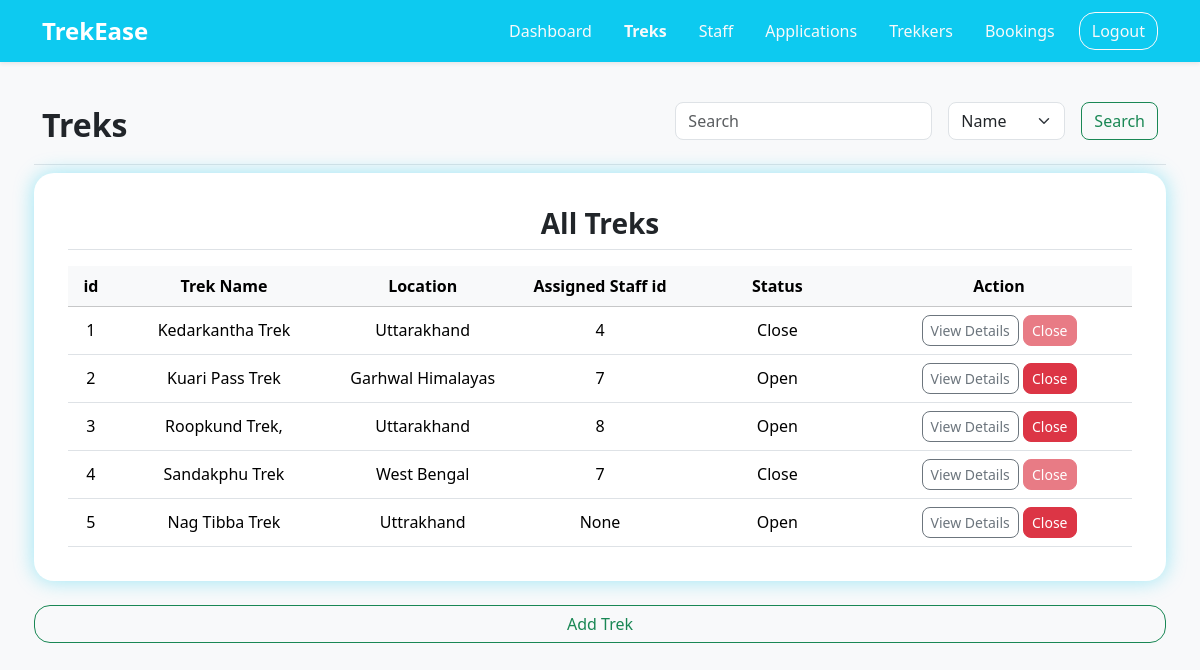
The page /treks on the database as committed earlier.
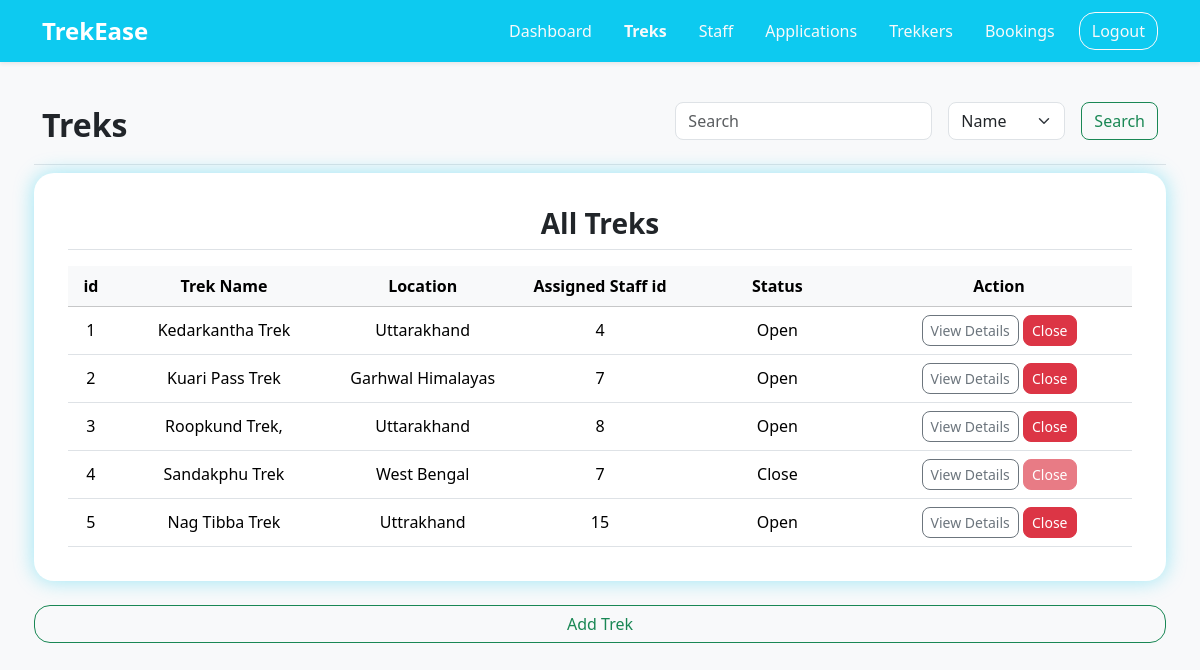
The same page on the database as committed later.
### application/models.py (models this page shows)
class Trek(db.Model):
    __tablename__ = "trek"
    id = db.Column(db.Integer(), primary_key=True)
    trek_name = db.Column(db.String(30), unique=True, nullable=False)
    location = db.Column(db.String(), nullable=False)
    difficulty = db.Column(db.String(), nullable=False)
    duration = db.Column(db.Integer(), nullable=False)
    available_slots = db.Column(db.Integer(), nullable=False)
    staff_id = db.Column(db.Integer(), db.ForeignKey("user.id"))
    status = db.Column(db.String(), default="Open", nullable=False)
    start_date = db.Column(db.Date, nullable=False)
    end_date = db.Column(db.Date, nullable=False)
    description = db.Column(db.Text)
    image = db.Column(db.String(), nullable=False)
    created_at = db.Column(db.Date, default=date.today, nullable=False)
    bookings = db.relationship("Booking", backref="trek")

### application/controllers.py (the view)
@app.route("/treks")
def treks():
    treks = Trek.query.all()
    return render_template("/admin/treks.html",treks=treks)

### templates/admin/treks.html (shortened to what the changed rows need)
<!DOCTYPE html>
<html lang="en">
<head>
    <link href="https://cdn.jsdelivr.net/npm/bootstrap@5.3.2/dist/css/bootstrap.min.css" rel="stylesheet">
    <link rel="stylesheet" href="/static/style.css">
</head>
<body class="d-flex flex-column min-vh-100 bg-light">
    <div class="container text-center">
        <div class="text-center mt-4">
            <div class="row my-4 g-3">
                <div class="mb-2 d-flex justify-content-between align-items-center w-100 border-bottom pb-2">
                    <h2 class="fw-semibold">Treks</h2>
                </div>
                <div class="admin-tables mb-2">
                    <table class="table table-hover align-middle mb-0">
                        <thead class="text-center table-light sticky-top">
                            <tr>
                                <th scope="col">id</th>
                                <th scope="col">Trek Name</th>
                                <th class="col-2"scope="col">Location</th>
                                <th class="col-2" scope="col">Assigned Staff id</th>
                                <th class="col-2" scope="col">Status</th>
                                <th class="col-3" scope="col">Action</th>
                            </tr>
                        </thead>
                        <tbody class="text-center">
                            {% for trek in treks %}
                            <tr>
                                <td>{{loop.index}}</td>
                                <td>{{trek.trek_name}}</td>
                                <td>{{trek.location}}</td>
                                <td>{{trek.staff_id}}</td>
                                <td>{{trek.status}}</td>
                                <td>
                                    {% if trek.status == 'Open' %}
                                    <a href="/details/1/trek/{{trek.id}}"
                                        class="btn btn-outline-secondary btn-sm rounded-3">View Details</a>
                                    <a href="/admin_update/trek/close/{{trek.id}}"
                                        class=" btn btn-danger text-white rounded-3 btn-sm ">Close</a>
                                    {% elif trek.status == 'Close' %}
                                    <a href="/details/1/trek/{{trek.id}}" class="btn btn-outline-secondary btn-sm rounded-3">View Details</a>
                                    <a href="/admin_update/trek/close/{{trek.id}}"
                                        class=" btn btn-danger text-white rounded-3 btn-sm disabled">Close</a>
                                    {% endif %}
                                </td>
                            </tr>
                            {% endfor %}
                        </tbody>
                    </table>
                </div>
            </div>
        </div>
    </div>
</body>
</html>

Rows that differ between the two databases and show on the page:
changed Trek "Kedarkantha Trek": status "Close" → "Open"
changed Trek "Nag Tibba Trek": staff_id "None" → "15"
